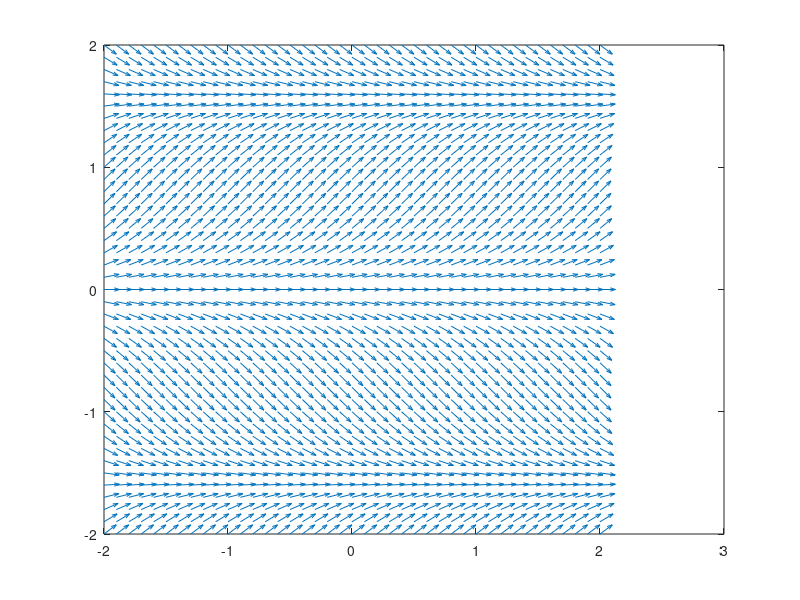

This chart was generated by the following MATLAB code:
%Simple script to draw the slope field for a differential equation 

%Points to calculate arrow at
[x,y] = meshgrid(-2:0.1:2, -2:0.1:2);

%Equation in form of y'=f(x,y)
y_prime = sin(2.*y);
L = sqrt(1+y_prime.^2);

quiver(x,y,1./L,y_prime./L);